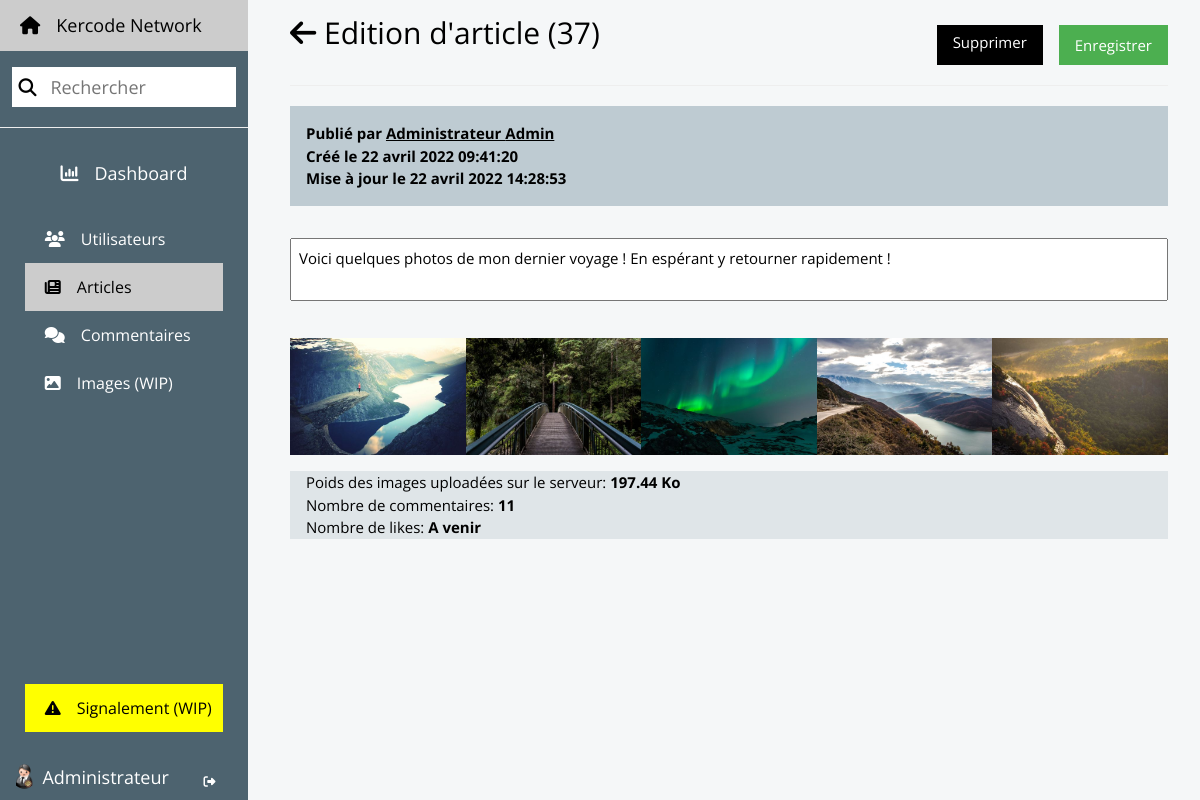
/indexadmin.php?action=articleedit&id=37 (signed in), run on an earlier commit of the app's database.
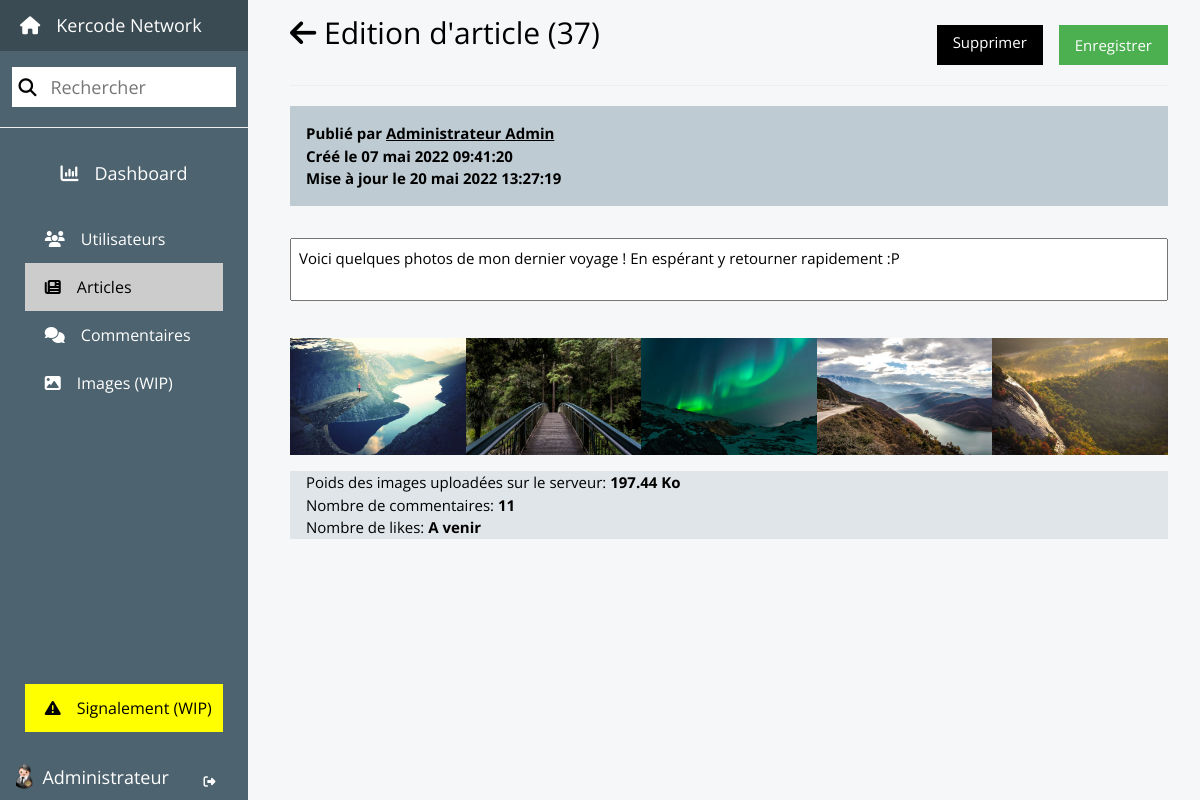
And on a later commit of the database.
### tables this page shows
CREATE TABLE `article` (
  `id` int(11) NOT NULL AUTO_INCREMENT,
  `user_id` int(11) NOT NULL COMMENT 'Id de l''user ayant créé cette article',
  `content` text NOT NULL COMMENT 'Texte de l''article',
  `images` tinyint(1) NOT NULL DEFAULT '0' COMMENT 'Booléen servant à savoir si on doit charger des images ou pas',
  `created_at` datetime NOT NULL DEFAULT CURRENT_TIMESTAMP,
  `updated_at` datetime NOT NULL DEFAULT CURRENT_TIMESTAMP ON UPDATE CURRENT_TIMESTAMP,
  PRIMARY KEY (`id`),
  KEY `article_ibfk_1` (`user_id`),
  CONSTRAINT `article_ibfk_1` FOREIGN KEY (`user_id`) REFERENCES `user` (`id`) ON DELETE CASCADE ON UPDATE CASCADE
);

### app/Controllers/AdminController.php (called while the page is built, shortened)
<?php
class AdminController extends Controller
{
    public function editArticle(int $articleId, \Exception $e = null): void
    {
        $user = User::find($_SESSION['id']);
        $article = Article::find($articleId);
        $articleUser = User::find($article->__get('user_id'));
        include $this->viewAdmin('home');
    }
}

### app/Libs/ORM.php (called while the page is built, shortened)
<?php
abstract class ORM
{
    private static $pdo = null;
    private static function getTableName(string $calledClass): string
    {
        $table = explode("\\", $calledClass);
        return $table[array_key_last($table)];
    }
    protected static function connect(): \PDO
    {
        if (isset(self::$pdo)) {
            return self::$pdo;
        }
        $servername = "mysql:host=" . $_ENV['DB_HOST'] . ";port=" . $_ENV['DB_PORT'] . ";dbname=" . $_ENV['DB_NAME'] . ";charset=utf8";
        $username = $_ENV['DB_USERNAME'];
        $password = $_ENV['DB_PASSWORD'];
        self::$pdo = new \PDO($servername, $username, $password, array(\PDO::ATTR_ERRMODE => \PDO::ERRMODE_EXCEPTION));
        return self::$pdo;
    }
    public static function select(array $columns, ?string $table = null): string
    {
        $table ? $child = $table : $child = self::getTableName(get_called_class());
        $names = join(',', $columns);
        return "SELECT {$names} FROM {$child}";
    }
    public static function where(array $columns): string
    {
        $query = " WHERE ";
        foreach($columns as $column) {
            $query .= $column . " = :" . $column . " AND ";
        }
        $query = substr($query, !strlen($query), -5);
        return $query;
    }
    public static function execute(string $query, bool $many = false, ?array $data = null): mixed
    {
        $pdo = self::connect();
        $req = $pdo->prepare($query);
        $req->execute($data);
        if ($many) {
            $objects = [];
            foreach ($req->fetchAll() as $result) {
                array_push(
                    $objects,
                    new $child($result)
                );
            }
            return $objects;
        } else {
            return new $child($req->fetch());
        }
    }
    public static function result(string $query, bool $many = false, ?array $data = null): mixed
    {
        $pdo = self::connect();
        $req = $pdo->prepare($query);
        $req->execute($data);
        return $many ? $req->fetchAll() : $req->fetch();
    }
    public static function getId(array $data): int
    {
        $child = self::getTableName(get_called_class());
        $columns = array_keys($data);
        $query = self::select(['id'], $child) . self::where($columns);
        return self::result($query, false, $data)['id'];
    }
}

### app/Models/Article.php (called while the page is built, shortened)
<?php
class Article extends Model
{
    private static array $data = ['id', 'user_id', 'content', 'images', 'created_at', 'updated_at'];
    private int $id;
    private int $user_id;
    private string $content;
    private bool $images;
    private string $created_at;
    private string $updated_at;
    public static function find(int $id): self
    {
        $query = parent::select(self::$data) . parent::where(['id']);
        return new self(parent::result($query, false, ['id' => $id]));
    }
    public function __construct(array $data)
    {
        $this->user_id = $data['user_id'];
        $this->content = $data['content'];
        $this->images = $data['images'];
        $this->created_at = $data['created_at'];
        $this->updated_at = $data['updated_at'];
        $this->id = parent::getId(get_object_vars($this));
    }
    public function __get(string $property): mixed
    {
        switch ($property) {
            case 'id':
                return $this->id;
            case 'user_id':
                return $this->user_id;
            case 'content':
                return $this->content;
            case 'created_at':
                return $this->created_at;
            case 'updated_at':
                return $this->updated_at;
        }
    }
    public function getDirPath(): string
    {
        return $_ENV['PATHDIRUSER'] . $this->user_id . '/articles/' . $this->id;
    }
    public function havePictures(): bool
    {
        return $this->images;
    }
    public function getPictures(): ?array
    {
        $query = parent::select(['name'], 'Article_Image') . parent::where(['id']);
        $names = parent::result($query, true, ['id' => $this->id]);
        $paths = [];
        $i = 0;
        foreach ($names as $image) {
            $paths[$i] = $this->getDirPath() . '/' . $image['name'];
            $i++;
        }
        return $paths;
    }
    public function countComments(): int
    {
        return Comment::countByArticle($this->id);
    }
}

### app/Models/User.php (called while the page is built, shortened)
<?php
class User extends Model
{
    private static array $data =
    ['User.id as id', 'firstname', 'lastname', 'email', 'address', 'job', 'birthday_date', 'gender', 'image_profile', 'image_cover', 'admin', 'User.created_at as created_at', 'User.updated_at as updated_at'];
    private int $id;
    private string $firstname;
    private string $lastname;
    public static function find(int $id): self
    {
        $query = parent::select(self::$data) . parent::where(['id']);
        return parent::execute($query, false, ['id' => $id]);
    }
    protected function __construct(array $data)
    {
        $this->id = $data['id'];
        $this->firstname = $data['firstname'];
        $this->lastname = $data['lastname'];
    }
    public function __get(string $property): mixed
    {
        switch ($property) {
            case 'id':
                return $this->id;
            case 'firstname':
                return $this->firstname;
            case 'lastname':
                return $this->lastname;
        }
    }
}

### app/Helpers/Helper.php (called while the page is built, shortened)
<?php
abstract class Helper
{
    public static function dateToFrench(string $date, string $format = "d F Y"): string
    {
        $englishMonths = array('January', 'February', 'March', 'April', 'May', 'June', 'July', 'August', 'September', 'October', 'November', 'December');
        $frenchMonths = array('janvier', 'février', 'mars', 'avril', 'mai', 'juin', 'juillet', 'août', 'septembre', 'octobre', 'novembre', 'décembre');
        return str_replace($englishMonths, $frenchMonths, date($format, strtotime($date)));
    }
    private static function folderSize($path): string
    {
        $totalSize = 0;
        $files = scandir($path);
        foreach ($files as $file) {
            if (is_dir(rtrim($path, '/') . '/' . $file)) {
                if ($file != "." && $file != "..") {
                    $size = self::folderSize(rtrim($path, '/') . '/' . $file);
                    $totalSize += $size;
                }
            } else {
                $size = filesize(rtrim($path, '/') . '/' . $file);
                $totalSize += $size;
            }
        }
        return $totalSize;
    }
    public static function formatSize($path) : string
    {
        $size = self::folderSize($path);
        $mod = 1024;
        $units = explode(" ", 'o Ko Mo Go To Po');
        for ($i = 0; $size > $mod; $i++) {
            $size /= $mod;
        }
        return round($size, 2) . ' ' . $units[$i];
    }
}

### app/Models/Comment.php (called while the page is built, shortened)
<?php
class Comment extends Model
{
    public static function countByArticle(int $id): int
    {
        $query = parent::count('id') . parent::where(['article_id']);
        return parent::result($query, false, ['article_id' => $id])[0];
    }
}

### app/views/back/modules/article_details.php (the view, shortened to what the changed rows need)
<div class="admin-content">
    <form action="indexadmin.php?action=articleeditpost&id=<?= $article->__get('id'); ?>" id="article-edit" method="POST">
        <div class="flex flex-wrap">
            <h1>
                <a href="indexadmin.php?action=articles"><i class="fa fa-arrow-left"></i></a>
                Edition d'article (<?= $article->__get('id'); ?>)
            </h1>
            <a href="indexadmin.php?action=articledelete&id=<?= $article->__get('id'); ?>" class="btn red right h40px bottom">Supprimer</a>
            <button type="submit" class="btn green h40px bottom margin-left">Enregistrer</button>
        </div>
        <hr>
        <div class="theme-l3 flex">
            <p class="bold margin">
                Publié par <a href="indexadmin.php?action=useredit&id=<?= $articleUser->__get('id'); ?>"><?= $articleUser->__get('firstname') . ' ' . $articleUser->__get('lastname'); ?></a><br>
                Créé le <?= \Knetwork\Helpers\Helper::dateToFrench($article->__get('created_at'), "d F Y H:i:s"); ?><br>
                Mise à jour le <?= \Knetwork\Helpers\Helper::dateToFrench($article->__get('updated_at'), "d F Y H:i:s"); ?>
            </p>
        </div>
        <textarea name="content" id="content" class="w100 margin-top no-resize"><?= $article->__get('content'); ?></textarea>
        <?php if ($article->havePictures()): ?>
            <?php $images = $article->getPictures(); ?>
            <div class="flex margin-top">
                <?php foreach ($images as $image): ?>
                    <img src="<?= $image; ?>" alt="Photo de <?= $articleUser->__get('firstname'); ?> <?= $articleUser->__get('lastname'); ?>" class="w20 pointer modalable" data-path='<?= $image ?>'>
                <?php endforeach; ?>
            </div>
        <?php endif; ?>
    </form>
    <div class="theme-l4">
        <p class="margin">
            Poids des images uploadées sur le serveur:
            <?php if ($article->havePictures()): ?>
                <strong><?= \Knetwork\Helpers\Helper::formatSize($article->getDirPath()); ?></strong><br>
            <?php else: ?>
                <strong>0 Ko</strong><br>
            <?php endif; ?>
            Nombre de commentaires: <strong><?= $article->countComments(); ?></strong><br>
            Nombre de likes: <strong>A venir</strong>
        </p>
    </div>
</div>

### app/views/back/modules/navbar.php (shortened to what the changed rows need)
<nav class="">
    <ul class="navbar navbar-admin theme-d2 font-large">
        <li>
            <a href="index.php" class="theme-d4 padding-large" title="Voir le site">
                <i class="fa fa-home margin-right"></i>Kercode Network
            </a>
        </li>
    </ul>
</nav>

What changed in the data, as far as the page shows it:
changed article "197.44 Ko": created_at "22 avril 2022 09:41:20" → "07 mai 2022 09:41:20"; updated_at "22 avril 2022 14:28:53" → "20 mai 2022 13:27:19"; content "Voici quelques photos de mon dernier voyage ! En espérant y retourner rapidement !" → "Voici quelques photos de mon dernier voyage ! En espérant y retourner rapidement :P"
